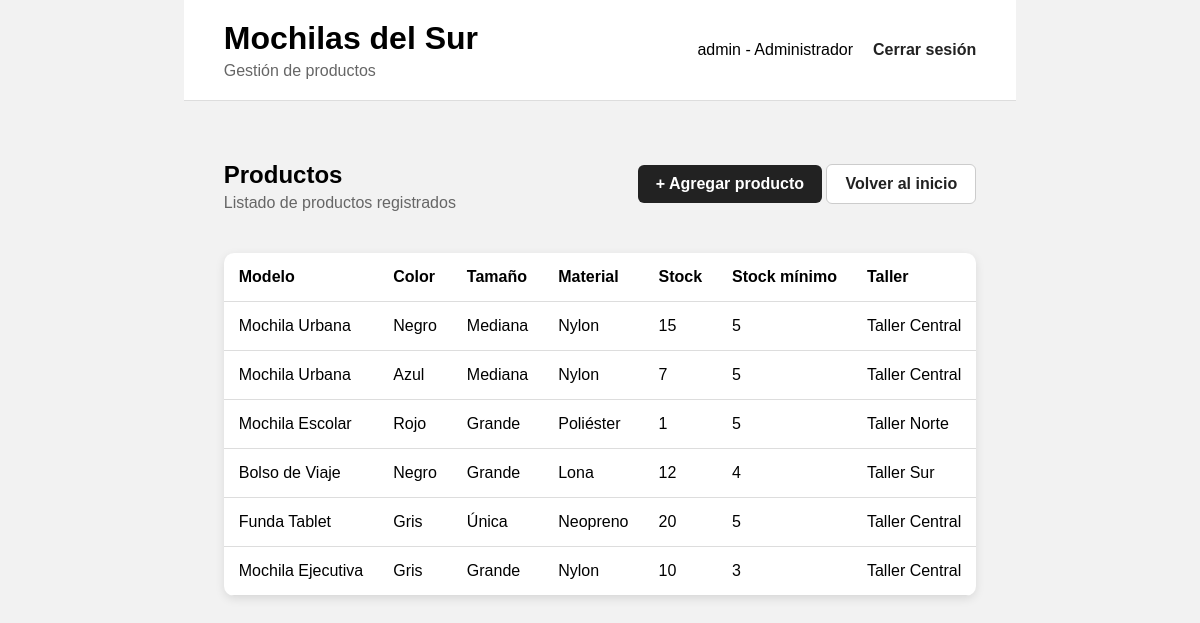
Page /productos (signed in) on the committed database.
### tables this page shows
CREATE TABLE productos (
            id INTEGER PRIMARY KEY AUTOINCREMENT,
            modelo TEXT NOT NULL,
            color TEXT NOT NULL,
            talle TEXT NOT NULL,
            material TEXT NOT NULL,
            stock INTEGER NOT NULL DEFAULT 0,
            stock_minimo INTEGER NOT NULL DEFAULT 0,
            taller TEXT NOT NULL
        );

### app.py (the view)
@app.route("/productos")
def productos():
    if "usuario" not in session:
        return redirect(url_for("login"))
    conexion = conectar()
    productos = conexion.execute(
        "SELECT * FROM productos"
    ).fetchall()
    conexion.close()
    return render_template(
        "productos.html",
        productos=productos
    )

### database.py (called while the page is built)
def conectar():
    conexion = sqlite3.connect(DATABASE)
    conexion.row_factory = sqlite3.Row
    return conexion

### templates/productos.html (shortened to what this page needs)
<!DOCTYPE html>
<html lang="es">
<head>
<link rel="stylesheet"
      href="{{ url_for('static', filename='css/style.css') }}">
</head>
<body>
<div class="dashboard">
    <header class="header">
        <div>
            <h1>Mochilas del Sur</h1>
            <p>Gestión de productos</p>
        </div>
        <div class="usuario">
            <span>
                {{ session["usuario"] }} -
                {{ session["rol"] }}
            </span>
            <a href="{{ url_for('logout') }}">
                Cerrar sesión
            </a>
        </div>
    </header>
    <main class="contenido">
        <div class="titulo-seccion">
            <div>
                <h2>Productos</h2>
                <p>Listado de productos registrados</p>
            </div>
            <div>
                <a href="{{ url_for('agregar_producto') }}" class="boton">
                + Agregar producto
            </a>
            <a href="{{ url_for('inicio') }}" class="boton-volver">
                Volver al inicio
            </a>
            </div>
        </div>
        <div class="tabla-container">
            <table>
                <thead>
                    <tr>
                        <th>Modelo</th>
                        <th>Color</th>
                        <th>Tamaño</th>
                        <th>Material</th>
                        <th>Stock</th>
                        <th>Stock mínimo</th>
                        <th>Taller</th>
                    </tr>
                </thead>
                <tbody>
                    {% for producto in productos %}
                    <tr>
                        <td>{{ producto["modelo"] }}</td>
                        <td>{{ producto["color"] }}</td>
                        <td>{{ producto["talle"] }}</td>
                        <td>{{ producto["material"] }}</td>
                        <td>{{ producto["stock"] }}</td>
                        <td>{{ producto["stock_minimo"] }}</td>
                        <td>{{ producto["taller"] }}</td>
                    </tr>
                    {% endfor %}
                </tbody>
            </table>
        </div>
    </main>
</div>
</body>
</html>

### static/css/style.css (style rules this page uses)
* { box-sizing: border-box; }
body { margin: 0; font-family: Arial, sans-serif; background-color: #f2f2f2; display: flex; justify-content: center; align-items: center; min-height: 100vh; }
h1 { margin-bottom: 5px; text-align: center; }
.dashboard { min-height: 100vh; background-color: #f2f2f2; }
.header { background-color: white; padding: 20px 40px; display: flex; justify-content: space-between; align-items: center; border-bottom: 1px solid #ddd; }
.header h1 { margin: 0; text-align: left; }
.header p { margin: 5px 0 0; color: #666; }
.usuario { display: flex; align-items: center; gap: 20px; }
.usuario a { color: #222; text-decoration: none; font-weight: bold; }
.contenido { padding: 40px; }
.contenido h2 { margin-bottom: 25px; }
.titulo-seccion { display: flex; justify-content: space-between; align-items: center; margin-bottom: 25px; }
.titulo-seccion h2 { margin-bottom: 5px; }
.titulo-seccion p { color: #666; margin-top: 0; }
.boton, .boton-volver { display: inline-block; padding: 10px 18px; border-radius: 6px; text-decoration: none; font-weight: bold; }
.boton { background-color: #222; color: white; }
.boton-volver { background-color: white; color: #222; border: 1px solid #ccc; }
.tabla-container { background-color: white; border-radius: 10px; overflow-x: auto; box-shadow: 0 3px 10px rgba(0, 0, 0, 0.1); }
table { width: 100%; border-collapse: collapse; }
th, td { padding: 15px; text-align: left; border-bottom: 1px solid #ddd; }
th { font-weight: bold; }

### rows in the picture
productos: modelo "Mochila Urbana", color "Negro", talle "Mediana", material "Nylon", stock "15", stock_minimo "5", taller "Taller Central"
productos: modelo "Mochila Urbana", color "Azul", talle "Mediana", material "Nylon", stock "7", stock_minimo "5", taller "Taller Central"
productos: modelo "Mochila Escolar", color "Rojo", talle "Grande", material "Poliéster", stock "1", stock_minimo "5", taller "Taller Norte"
productos: modelo "Bolso de Viaje", color "Negro", talle "Grande", material "Lona", stock "12", stock_minimo "4", taller "Taller Sur"
productos: modelo "Funda Tablet", color "Gris", talle "Única", material "Neopreno", stock "20", stock_minimo "5", taller "Taller Central"
productos: modelo "Mochila Ejecutiva", color "Gris", talle "Grande", material "Nylon", stock "10", stock_minimo "3", taller "Taller Central"

### other values in the picture
{{ session["usuario"] }} "admin"
{{ session["rol"] }} "Administrador"
